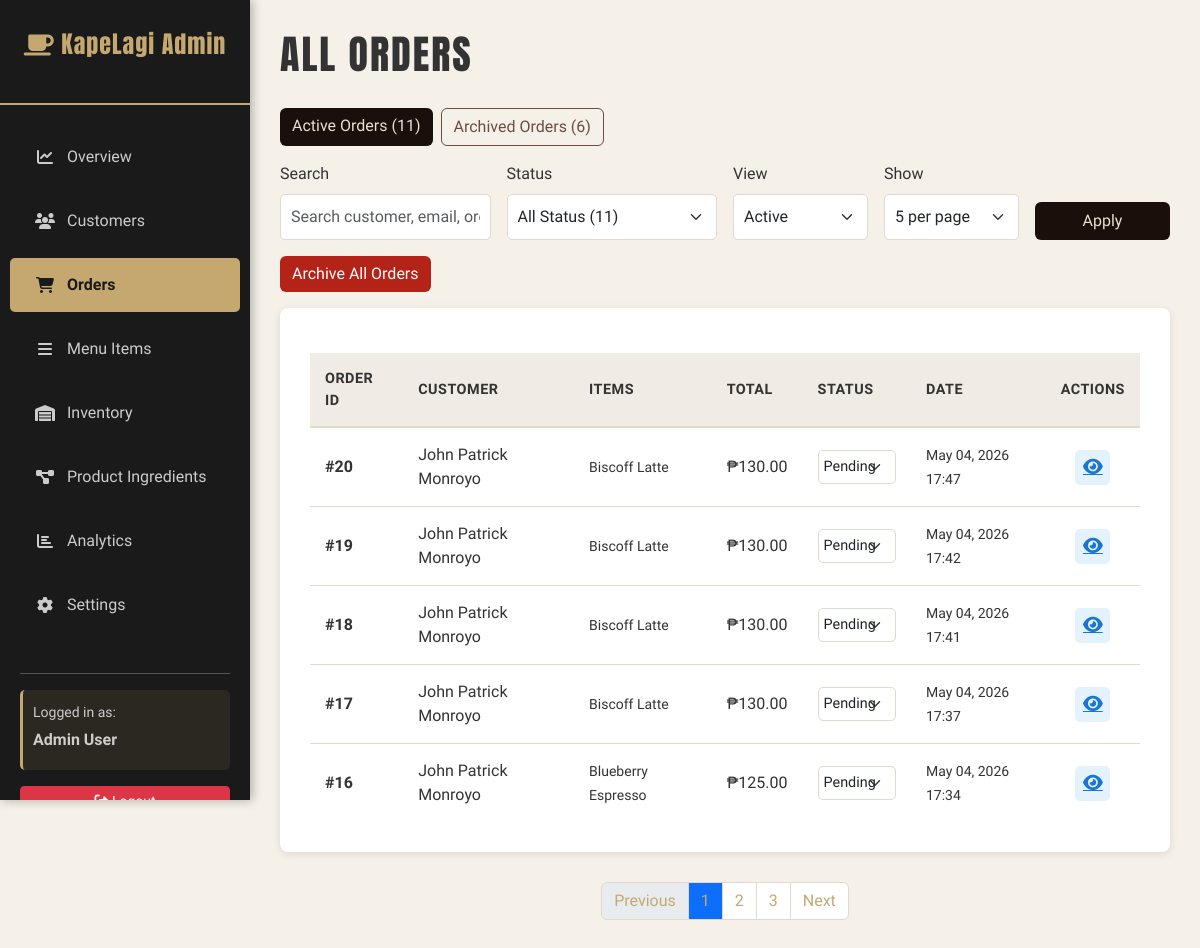
/admin/orders.php (signed in), run on the app's committed database.
### tables this page shows
CREATE TABLE `orders` (
  `id` int(11) NOT NULL,
  `user_id` int(11) NOT NULL,
  `customer_name` varchar(100) NOT NULL,
  `customer_email` varchar(100) NOT NULL,
  `customer_phone` varchar(20) DEFAULT NULL,
  `delivery_address` varchar(255) DEFAULT NULL,
  `city` varchar(50) DEFAULT NULL,
  `province` varchar(50) DEFAULT NULL,
  `payment_method` varchar(20) NOT NULL DEFAULT 'COD',
  `total_amount` decimal(10,2) DEFAULT NULL,
  `status` varchar(20) DEFAULT 'pending',
  `is_archived` tinyint(1) NOT NULL DEFAULT 0,
  `archived_at` datetime DEFAULT NULL,
  `special_notes` text DEFAULT NULL,
  `cancellation_reason` text DEFAULT NULL,
  `created_at` timestamp NOT NULL DEFAULT current_timestamp(),
  `updated_at` timestamp NOT NULL DEFAULT current_timestamp() ON UPDATE current_timestamp()
);

### admin/orders.php (the view, shortened to what this page needs)
<?php
include 'includes/header.php';
$status_filter = isset($_GET['status']) ? $_GET['status'] : 'all';
$search_query = trim($_GET['search'] ?? '');
$scope = isset($_GET['scope']) && $_GET['scope'] === 'archived' ? 'archived' : 'active';
$current_page = max(1, intval($_GET['page'] ?? 1));
$orders_per_page = max(1, intval($_GET['per_page'] ?? 5));
$allowed_page_sizes = [5, 10, 20, 50];
$base_query = "
    SELECT o.id, o.customer_name, o.customer_email, GROUP_CONCAT(DISTINCT p.name SEPARATOR ', ') as items,
           o.total_amount, o.status, o.created_at, o.delivery_address
    FROM orders o
    LEFT JOIN order_items oi ON o.id = oi.order_id
    LEFT JOIN products p ON oi.product_id = p.id
";
$where_clause = '';
$where_parts = [];
if ($scope === 'archived') {
    $where_parts[] = "o.is_archived = 1";
} else {
    $where_parts[] = "(o.is_archived = 0 OR o.is_archived IS NULL)";
}
if (!empty($where_parts)) {
    $where_clause = ' WHERE ' . implode(' AND ', $where_parts);
}
$count_query = "
    SELECT COUNT(*) as total
    FROM (
        SELECT o.id
        FROM orders o
        LEFT JOIN order_items oi ON o.id = oi.order_id
        LEFT JOIN products p ON oi.product_id = p.id
        " . $where_clause . "
        GROUP BY o.id
    ) as grouped_orders
";
$total_orders = (int) ($conn->query($count_query)->fetch_assoc()['total'] ?? 0);
$total_pages = max(1, (int) ceil($total_orders / $orders_per_page));
$offset = ($current_page - 1) * $orders_per_page;
$query = $base_query . $where_clause . " GROUP BY o.id ORDER BY o.created_at DESC LIMIT $orders_per_page OFFSET $offset";
$orders = $conn->query($query);
$active_orders_total = (int) ($conn->query("SELECT COUNT(*) as count FROM orders WHERE is_archived = 0 OR is_archived IS NULL")->fetch_assoc()['count'] ?? 0);
$archived_orders_total = (int) ($conn->query("SELECT COUNT(*) as count FROM orders WHERE is_archived = 1")->fetch_assoc()['count'] ?? 0);
$count_scope_condition = $scope === 'archived' ? 'is_archived = 1' : '(is_archived = 0 OR is_archived IS NULL)';
$pending = $conn->query("SELECT COUNT(*) as count FROM orders WHERE $count_scope_condition AND status = 'pending'")->fetch_assoc()['count'];
$processing = $conn->query("SELECT COUNT(*) as count FROM orders WHERE $count_scope_condition AND status = 'processing'")->fetch_assoc()['count'];
$completed = $conn->query("SELECT COUNT(*) as count FROM orders WHERE $count_scope_condition AND status = 'completed'")->fetch_assoc()['count'];
$cancelled = $conn->query("SELECT COUNT(*) as count FROM orders WHERE $count_scope_condition AND status = 'cancelled'")->fetch_assoc()['count'];
?>
<h1 class="page-title">All Orders</h1>
<div class="d-flex flex-wrap gap-2 mb-3">
    <a href="?scope=active&status=<?php echo urlencode($status_filter); ?>&search=<?php echo urlencode($search_query); ?>&per_page=<?php echo $orders_per_page; ?>&page=1"
        class="btn <?php echo $scope === 'active' ? '' : 'btn-outline-dark'; ?>"
        style="<?php echo $scope === 'active' ? 'background-color: #1A0F0A; color: #E8E0D0; border: none;' : 'border-color: #1A0F0A; color: #1A0F0A;'; ?>">
        Active Orders (<?php echo $active_orders_total; ?>)
    </a>
    <a href="?scope=archived&status=<?php echo urlencode($status_filter); ?>&search=<?php echo urlencode($search_query); ?>&per_page=<?php echo $orders_per_page; ?>&page=1"
        class="btn <?php echo $scope === 'archived' ? '' : 'btn-outline-dark'; ?>"
        style="<?php echo $scope === 'archived' ? 'background-color: #6d4c41; color: #fff; border: none;' : 'border-color: #6d4c41; color: #6d4c41;'; ?>">
        Archived Orders (<?php echo $archived_orders_total; ?>)
    </a>
</div>
<form method="get" class="row g-3 align-items-end mb-3">
    <div class="col-md-6 col-lg-3">
        <label class="form-label" for="orderSearch">Search</label>
        <input type="text" class="form-control" id="orderSearch" name="search" value="<?php echo htmlspecialchars($search_query); ?>" placeholder="Search customer, email, order ID, item">
    </div>
    <div class="col-md-6 col-lg-3">
        <label class="form-label" for="orderStatusFilter">Status</label>
        <select class="form-select" id="orderStatusFilter" name="status">
            <option value="all" <?php echo $status_filter === 'all' ? 'selected' : ''; ?>>All Status (<?php echo $pending + $processing + $completed + $cancelled; ?>)</option>
        </select>
    </div>
    <div class="col-md-4 col-lg-2">
        <label class="form-label" for="orderScopeFilter">View</label>
        <select class="form-select" id="orderScopeFilter" name="scope">
            <option value="active" <?php echo $scope === 'active' ? 'selected' : ''; ?>>Active</option>
        </select>
    </div>
    <div class="col-md-4 col-lg-2">
        <label class="form-label" for="ordersPerPage">Show</label>
        <select class="form-select" id="ordersPerPage" name="per_page">
            <?php foreach ($allowed_page_sizes as $page_size): ?>
                <option value="<?php echo $page_size; ?>" <?php echo $orders_per_page === $page_size ? 'selected' : ''; ?>><?php echo $page_size; ?> per page</option>
            <?php endforeach; ?>
        </select>
    </div>
    <div class="col-md-4 col-lg-2 d-grid">
        <button type="submit" class="btn" style="background-color: #1A0F0A; color: #E8E0D0;">Apply</button>
    </div>
</form>
<?php if ($scope === 'active' && ($pending + $processing + $completed + $cancelled) > 0): ?>
    <form method="post" class="mb-3" onsubmit="return confirm('Archive all active orders? This will hide them from the active list but keep them in archived records.');">
        <button type="submit" class="btn" style="background-color: #b42318; color: #fff; border: none;">Archive All Orders</button>
    </form>
<?php endif; ?>
<div class="section-card">
    <table class="admin-table">
        <thead>
            <tr>
                <th>Order ID</th>
                <th>Customer</th>
                <th>Items</th>
                <th>Total</th>
                <th>Status</th>
                <th>Date</th>
                <th>Actions</th>
            </tr>
        </thead>
        <tbody>
            <?php
            if ($orders->num_rows > 0) {
                while ($order = $orders->fetch_assoc()) {
                    echo '<tr>
                            <td><strong>#' . htmlspecialchars($order['id']) . '</strong></td>
                            <td>' . htmlspecialchars($order['customer_name']) . '</td>
                            <td><small>' . htmlspecialchars(substr($order['items'] ?? '', 0, 40)) . '</small></td>
                            <td>₱' . number_format($order['total_amount'], 2) . '</td>
                            <td>
                                <select class="form-select form-select-sm" style="max-width: 150px; border: 1px solid #e0d9cd; border-radius: 5px; padding: 5px; cursor: pointer;" onchange="handleOrderStatusChange(this, ' . $order['id'] . ')">
                                    <option value="pending" ' . ($order['status'] === 'pending' ? 'selected' : '') . '>Pending</option>
                                    <option value="processing" ' . ($order['status'] === 'processing' ? 'selected' : '') . '>Processing</option>
                                    <option value="completed" ' . ($order['status'] === 'completed' ? 'selected' : '') . '>Completed</option>
                                    <option value="cancelled" ' . ($order['status'] === 'cancelled' ? 'selected' : '') . '>Cancelled</option>
                                </select>
                            </td>
                            <td><small>' . date('M d, Y H:i', strtotime($order['created_at'])) . '</small></td>
                            <td>
                                <div class="action-buttons">
                                    <a href="order-details.php?id=' . $order['id'] . '" class="btn-action btn-edit" title="View Details">
                                        <i class="fas fa-eye"></i>
                                    </a>
                                </div>
                            </td>
                          </tr>';
                }
            } else {
                echo '<tr><td colspan="7" style="text-align: center; padding: 40px;">No orders found</td></tr>';
            }
            ?>
        </tbody>
    </table>
</div>
<?php if ($total_pages > 1): ?>
    <nav aria-label="Orders pagination" style="margin-top: 24px;">
        <ul class="pagination">
            <li class="page-item <?php echo $current_page <= 1 ? 'disabled' : ''; ?>">
                <a class="page-link" href="?status=<?php echo urlencode($status_filter); ?>&search=<?php echo urlencode($search_query); ?>&scope=<?php echo urlencode($scope); ?>&per_page=<?php echo $orders_per_page; ?>&page=<?php echo max(1, $current_page - 1); ?>">Previous</a>
            </li>
            <?php for ($page = 1; $page <= $total_pages; $page++): ?>
                <li class="page-item <?php echo $page === $current_page ? 'active' : ''; ?>">
                    <a class="page-link" href="?status=<?php echo urlencode($status_filter); ?>&search=<?php echo urlencode($search_query); ?>&scope=<?php echo urlencode($scope); ?>&per_page=<?php echo $orders_per_page; ?>&page=<?php echo $page; ?>"><?php echo $page; ?></a>
                </li>
            <?php endfor; ?>
            <li class="page-item <?php echo $current_page >= $total_pages ? 'disabled' : ''; ?>">
                <a class="page-link" href="?status=<?php echo urlencode($status_filter); ?>&search=<?php echo urlencode($search_query); ?>&scope=<?php echo urlencode($scope); ?>&per_page=<?php echo $orders_per_page; ?>&page=<?php echo min($total_pages, $current_page + 1); ?>">Next</a>
            </li>
        </ul>
    </nav>
<?php endif; ?>
<?php include 'includes/footer.php'; ?>

### admin/css/admin-styles.css (style rules this page uses)
:root { --primary-bg: #2a2a2a; --sidebar-bg: #1a1a1a; --card-bg: #f5f1e8; --text-dark: #333; --text-muted: #999; --border-color: #e0d9cd; --success-color: #7cb342; --warning-color: #fbc02d; --danger-color: #d32f2f; --info-color: #1976d2; --primary-gold: #c4a870; --accent-brown: #6d4c41; }
* { margin: 0; padding: 0; box-sizing: border-box; }
html, body { height: 100%; font-family: 'Smooch Sans', sans-serif; }
body.admin-body { background-color: #f5f1e8; color: var(--text-dark); }
.page-title { font-family: 'Anton', sans-serif; font-size: 2.5rem; color: var(--text-dark); margin-bottom: 30px; text-transform: uppercase; letter-spacing: 2px; }
.section-card { background-color: white; border-radius: 8px; padding: 30px; margin-bottom: 30px; box-shadow: 0 2px 8px rgba(0, 0, 0, 0.1); }
.admin-table { width: 100%; border-collapse: collapse; margin-top: 15px; }
.admin-table thead th { background-color: #f0ebe4; color: var(--text-dark); font-weight: bold; padding: 15px; text-align: left; border-bottom: 2px solid var(--border-color); text-transform: uppercase; font-size: 0.9rem; letter-spacing: 0.5px; }
.admin-table tbody td { padding: 15px; border-bottom: 1px solid var(--border-color); color: var(--text-dark); }
.admin-table tbody tr:last-child td { border-bottom: none; }
.action-buttons { display: flex; gap: 8px; justify-content: center; }
.btn-action { width: 35px; height: 35px; padding: 0; display: flex; align-items: center; justify-content: center; border-radius: 5px; border: none; cursor: pointer; transition: all 0.3s ease; font-size: 1.1rem; }
.btn-edit { background-color: #e3f2fd; color: #1976d2; }
.pagination { margin-top: 20px; justify-content: center; }
.pagination .page-link { color: var(--primary-gold); border-color: var(--border-color); }
.form-control { width: 100%; padding: 10px; border: 1px solid var(--border-color); border-radius: 5px; font-family: inherit; font-size: 1rem; transition: border-color 0.3s ease; }
.form-select { width: 100%; padding: 10px; border: 1px solid var(--border-color); border-radius: 5px; font-family: inherit; font-size: 1rem; cursor: pointer; background-color: white; transition: border-color 0.3s ease; }
.form-select-sm { padding: 5px; font-size: 0.9rem; }
button[type="submit"] { transition: all 0.3s ease; }

### data on the page
orders: id "20", customer_name "John Patrick Monroyo", items "Biscoff Latte", total_amount "130.00", status+id "Pending", created_at "May 04, 2026 17:47"
orders: id "19", customer_name "John Patrick Monroyo", items "Biscoff Latte", total_amount "130.00", status+id "Pending", created_at "May 04, 2026 17:42"
orders: id "18", customer_name "John Patrick Monroyo", items "Biscoff Latte", total_amount "130.00", status+id "Pending", created_at "May 04, 2026 17:41"
orders: id "17", customer_name "John Patrick Monroyo", items "Biscoff Latte", total_amount "130.00", status+id "Pending", created_at "May 04, 2026 17:37"
orders: id "16", customer_name "John Patrick Monroyo", items "Blueberry Espresso", total_amount "125.00", status+id "Pending", created_at "May 04, 2026 17:34"

### other printed values
get_user_name() "Admin User"
$active_orders_total "11"
$archived_orders_total "6"
form field per_page "5 per page"
